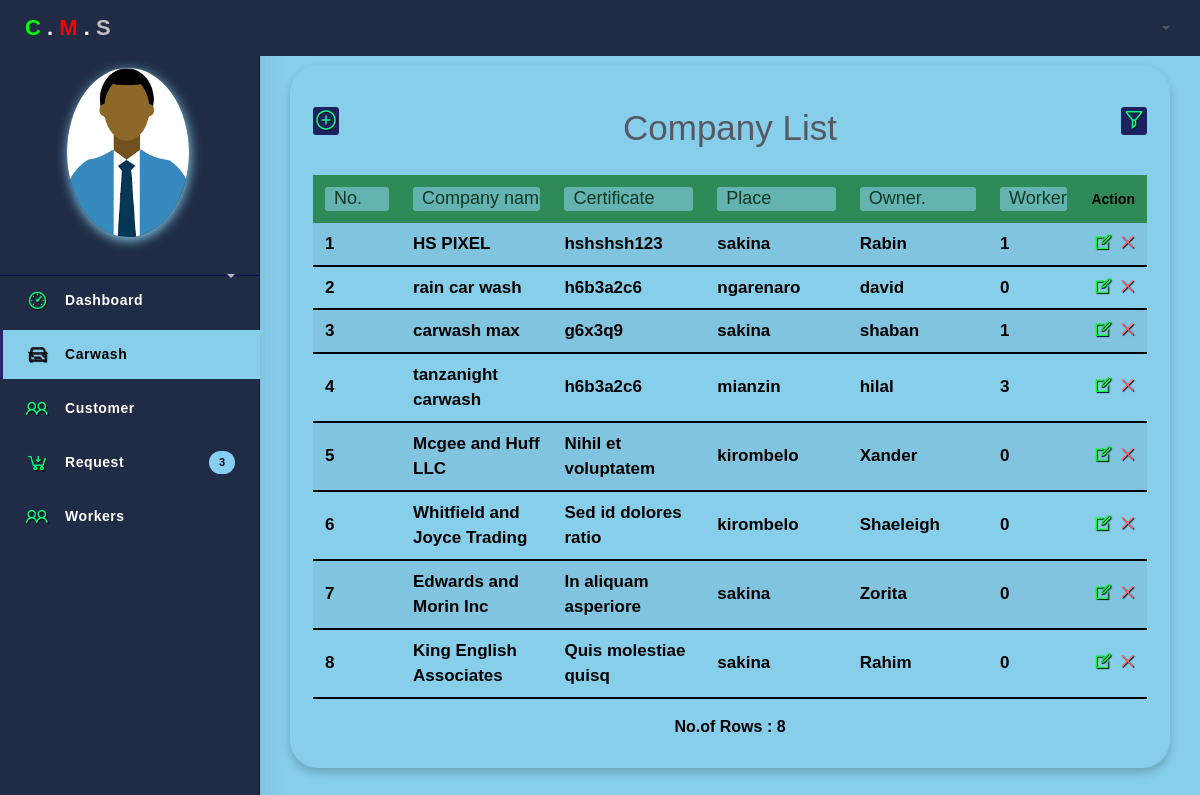
The page /php/Admin/company_1.php on the database its author committed.
### tables this page shows
CREATE TABLE IF NOT EXISTS `company` (
  `id_company` int(11) NOT NULL AUTO_INCREMENT,
  `company_name` varchar(100) NOT NULL,
  `company_certificate` varchar(100) NOT NULL,
  `company_photo` varchar(256) NOT NULL,
  `company_description` text NOT NULL,
  `id_area` int(11) DEFAULT NULL,
  PRIMARY KEY (`id_company`),
  KEY `id_area` (`id_area`)
);

CREATE TABLE IF NOT EXISTS `area` (
  `id_area` int(11) NOT NULL AUTO_INCREMENT,
  `district` varchar(255) NOT NULL,
  PRIMARY KEY (`id_area`)
);

CREATE TABLE IF NOT EXISTS `owner` (
  `id_owner` int(11) NOT NULL AUTO_INCREMENT,
  `owner_first_name` varchar(100) NOT NULL,
  `owner_second_name` varchar(100) NOT NULL,
  `owner_last_name` varchar(100) NOT NULL,
  `sex` varchar(20) NOT NULL,
  `owner_email` varchar(100) NOT NULL,
  `owner_phone` varchar(11) NOT NULL,
  `owner_address` varchar(100) NOT NULL,
  `owner_password` varchar(255) NOT NULL,
  `role` varchar(10) NOT NULL DEFAULT 'user',
  `id_company` int(11) DEFAULT NULL,
  PRIMARY KEY (`id_owner`) USING BTREE,
  KEY `id_company` (`id_company`)
);

### php/Admin/company_1.php (the view, shortened to what this page needs)
<?php
	require "dashhed.php";
?>
			<ul class="nav">
						<li class="nav-item">
							<a href="index.php">
								<i class="la la-dashboard" style="color: #00ff7f;"></i>
								<p>Dashboard</p>
							</a>
						</li>
						<li class="nav-item active">
							<a href="company_1.php">
								<i class="la la-car"></i>
								<p>Carwash</p>
							</a>
						</li>
						<li class="nav-item">
							<a href="customer_1.php">
								<i class="la la-users" style="color: #00ff7f;"></i>
								<p>Customer</p>
							</a>
						</li>
						<li class="nav-item">
							<a href="request_1.php">
								<i class="la la-cart-arrow-down" style="color: #00ff7f;"></i>
								<p>Request</p>
								<span class="badge badge-success">3</span>
							</a>
						</li>
						<li class="nav-item">
							<a href="worker_1.php">
								<i class="la la-users" style="color: #00ff7f;"></i>
								<p>Workers</p>
							</a>
						</li>
					</ul>
				</div>
			</div>
			<div class="main-panel" style="background: #87ceeb;">
				<div class="content">
					<div class="container-fluid" style=" margin-top: -20px;">
						<div class="row" >
                            <div class="col-md-12">
							<div class="card" style="background: #87ceeb;border-color: #87ceeb;">
									<div class="card-body" style="padding-top: 0px;">
										<div class="panel panel-primary filterable">
												<div class="panel-heading">
													<h3 class="panel-title">
														<button class="btn btn-xs btn-filter float-md-right" id="flt" title="filter table"><span class="glyphicon glyphicon-filter la la-filter" id="fd"></span></button>
													</h3>
												</div>
												<div class="panel-heading">
													<h3 class="panel-title">
														<a href="company_1_add.php"><button class="btn btn-xs float-md-left" id="flt1" ><span class="la la-plus-circle" id="fd"></span></button></a>
													</h3>
												</div>
												<div class="panel-heading">
													<h3 class="panel-title">
														Company List
													</h3>
												</div>
											<div class="table-responsive">
												<table class="table table-hover table-striped mt-3">
												<?php
													$q1 = "SELECT * FROM company JOIN owner ON company.id_company = owner.id_company JOIN area ON area.id_area = company.id_area WHERE owner.role <> 'Admin'";
													$result = mysqli_query($conn,$q1);
													if(mysqli_num_rows($result)>0){
														?>
													<thead>
														<tr class="filters" style="background-color:#2e8b57;">
															<th><input type="text" class="form-control" placeholder=" No." disabled></th>
															<th><input type="text" class="form-control" placeholder=" Company name" disabled></th>
															<th><input type="text" class="form-control" placeholder=" Certificate" disabled></th>
															<th><input type="text" class="form-control" placeholder=" Place" disabled></th>
															<th><input type="text" class="form-control" placeholder=" Owner." disabled></th>
															<th><input type="text" class="form-control" placeholder=" Workers" disabled></th>
															<th class="td-actions text-center" style="color: black;">Action</th>
														</tr>
													</thead>
													<tbody>
													<?php
														$sn=1;
														while($company=mysqli_fetch_assoc($result)){
															$wrk = $company['id_company'];
															$q2 = "SELECT role,COUNT(owner_id) AS wn FROM owner JOIN worker ON id_owner = owner_id WHERE id_company = $wrk";
															$cmpwrk = mysqli_query($conn,$q2);
															$cmpwrk = mysqli_fetch_assoc($cmpwrk);
														?>
														<tr>
															<td scope="row" id="tfont"><?php echo $sn++?></td>
															<td id="tfont"><?php echo $company['company_name']; ?></td>
															<td id="tfont"><?php echo $company['company_certificate']; ?></td>
															<td id="tfont"><?php echo $company['district']; ?></td>
															<td id="tfont"><?php echo $company['owner_first_name']; ?></td>
															<td id="tfont"><?php echo $cmpwrk['wn']; ?></td>
															<td id="tfont" class="td-actions text-center"><a href="company_1_edit.php?update=<?php echo$company['id_company'];?>"><i class="la la-edit" title="Edit"></i></a> <a href="company_1_delete.php?delete=<?php echo$company['id_company'];?>"><i class="la la-times text-danger" title="Remove"></i</a></td>
														</tr>
														<?php
														}  }
														?>
													</tbody>
												</table>
												<p id="rc">No.of Rows : <span id="rowcount"></span></p>
											</div>
										</div>
									</div>
								</div>
                        </div>
						</div>
					</div>
				</div>
			</div>
<?php
	require "dashfoot.php";
?>

### design/css/Filter.css (style rules this page uses)
.filterable { margin-top:15px }
.filterable .filters input[disabled] { background-color:transparent;border:none;cursor:auto;box-shadow:none;padding:0;height:auto }

### php/Admin/dashhed.php (style rules this page uses)
.la { text-shadow: 1px 1px 1px black; }
.active p { color: black !important; }
.active a { border-left-color: #f3f4fa !important; background-color: #87ceeb !important; }
th,td { color: black; }
.nav-item.active a i { color: black; }
.nav-item a i { font-size: 23px; color: white; margin-right: 15px; width: 25px; text-align: center; vertical-align: middle; float: left; }
.nav-item p::before { color: black; }
.nav-item p::after { color: white; }
.filters th:nth-child(1) input[type=text] { color: #000 !important; width: 4em; background-color: #87ceeb; }
.filters th input[type=text] { color: #000 !important; height: 1.7em; background-color: #87ceeb; }
#flt { color: #00ff7f; background: #101050; float: right; margin: 0px; padding: 0px; }
#flt1 { color: #00ff7f; background: #101050; float: left; margin: 0px; padding: 0px; }
#fd { font-size: 24px; }
.badge { color: black; background-color: #87cef5; }
.la-edit { color: #00ff2f; font-size: 20px; box-shadow: none; }
.la-times { color: #00ff2f; font-size: 19px; box-shadow: none; }
#tfont { color: black; font-size: 17px; font-weight: bold; text-align: left; padding: 8px !important; padding-left: 12px !important; border: none; border-bottom: 2px solid black !important; }
#rc { color: black; font-size: 16px; font-weight: bold; }
.card { padding: 1.5em .5em .5em; border-radius: 2em; text-align: center; box-shadow: 0 5px 10px rgba(0, 0, 0,.2); }
body { background-color: #87ceeb !important; }

### rows shown on the page
company: company_name "HS PIXEL", company_certificate "hshshsh123", id_area.district "sakina", owner.owner_first_name "Rabin", wn "1"
company: company_name "rain car wash", company_certificate "h6b3a2c6", id_area.district "ngarenaro", owner.owner_first_name "david", wn "0"
company: company_name "carwash max", company_certificate "g6x3q9", id_area.district "sakina", owner.owner_first_name "shaban", wn "1"
company: company_name "tanzanight carwash", company_certificate "h6b3a2c6", id_area.district "mianzin", owner.owner_first_name "hilal", wn "3"
company: company_name "Mcgee and Huff LLC", company_certificate "Nihil et voluptatem", id_area.district "kirombelo", owner.owner_first_name "Xander", wn "0"
company: company_name "Whitfield and Joyce Trading", company_certificate "Sed id dolores ratio", id_area.district "kirombelo", owner.owner_first_name "Shaeleigh", wn "0"
company: company_name "Edwards and Morin Inc", company_certificate "In aliquam asperiore", id_area.district "sakina", owner.owner_first_name "Zorita", wn "0"
company: company_name "King English Associates", company_certificate "Quis molestiae quisq", id_area.district "sakina", owner.owner_first_name "Rahim", wn "0"
